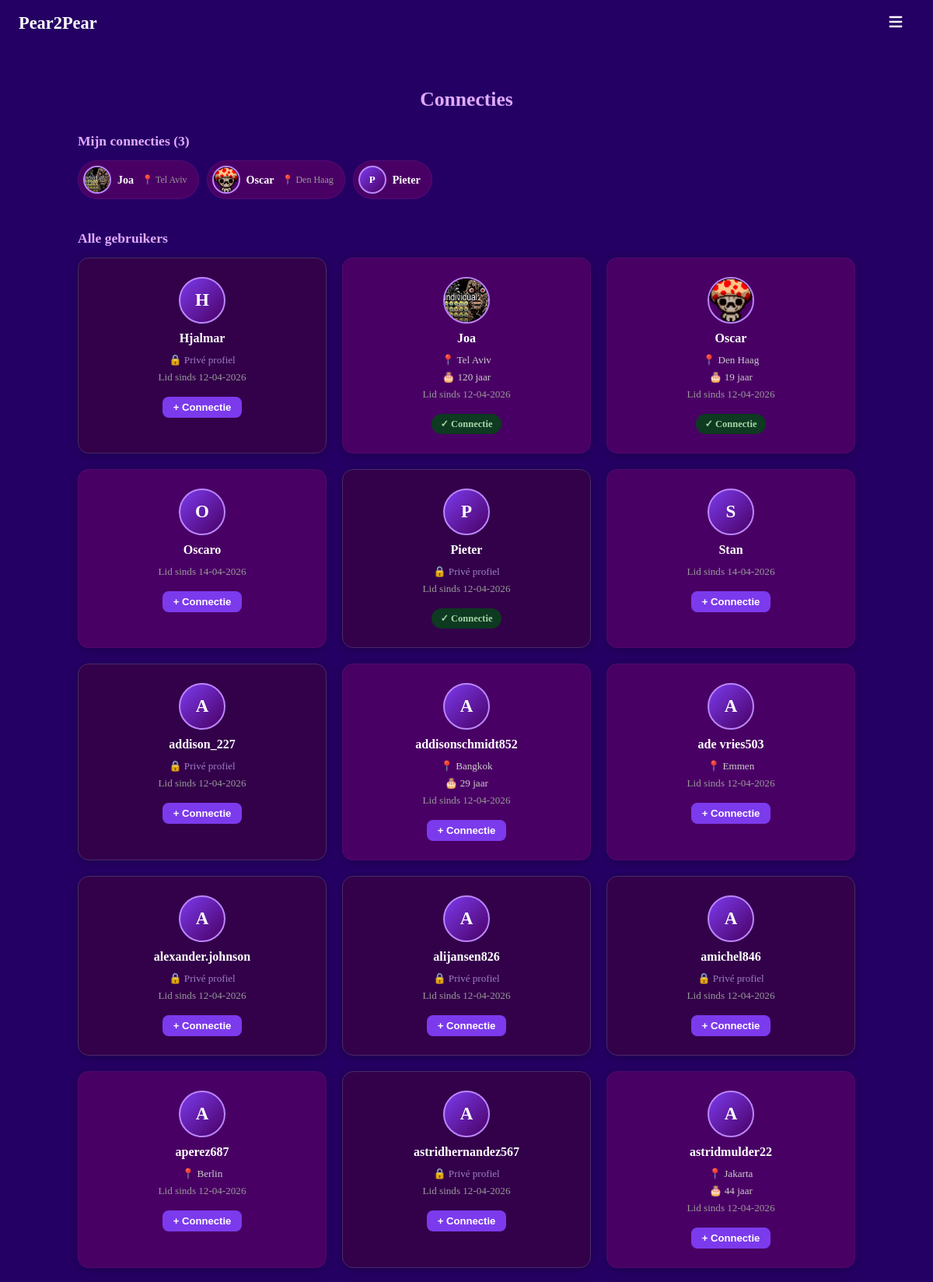
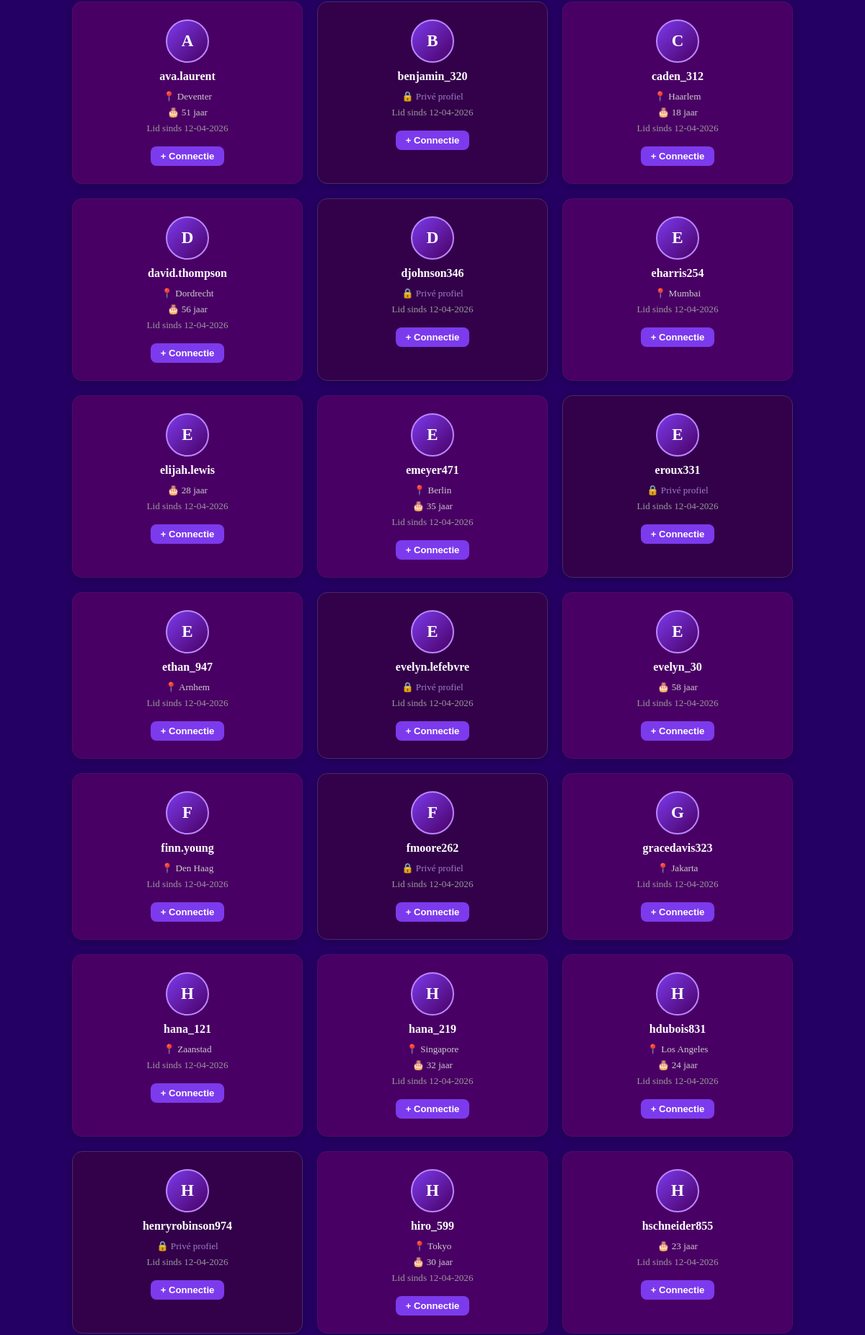
Screenshot of /connecties (signed in, upper part) with the database file from the repository (2 pictures, top to bottom).
### models.py (models this page shows, shortened)
class User(UserMixin, db.Model):
    __tablename__ = "users"
    id            = db.Column(db.Integer, primary_key=True)
    username      = db.Column(db.String(30),  unique=True, nullable=False, index=True)
    email         = db.Column(db.String(120), unique=True, nullable=False, index=True)
    password_hash = db.Column(db.String(256), nullable=False)
    created_at    = db.Column(db.DateTime, default=datetime.utcnow, nullable=False)
    last_login    = db.Column(db.DateTime, default=datetime.utcnow, nullable=False)
    age            = db.Column(db.Integer,     nullable=True)
    avatar         = db.Column(db.String(200),   nullable=True)
    location       = db.Column(db.String(100), nullable=True)
    is_public      = db.Column(db.Boolean, default=True,  nullable=False)
    friends_public = db.Column(db.Boolean, default=False, nullable=False)
    sent_requests     = db.relationship("Friendship", foreign_keys=[Friendship.from_id], backref="from_user", lazy="dynamic")
    received_requests = db.relationship("Friendship", foreign_keys=[Friendship.to_id],   backref="to_user",   lazy="dynamic")
    notifications     = db.relationship("Notification", foreign_keys=[Notification.user_id], backref="owner", lazy="dynamic", order_by=Notification.created_at.desc())
    def friendship_status_with(self, other_id: int):
        sent = Friendship.query.filter_by(from_id=self.id, to_id=other_id).first()
        if sent:
            return "friends" if sent.status == "accepted" else "pending_sent"
        received = Friendship.query.filter_by(from_id=other_id, to_id=self.id).first()
        if received:
            return "friends" if received.status == "accepted" else "pending_received"
        return None
    def friends(self):
        accepted_sent     = Friendship.query.filter_by(from_id=self.id, status="accepted").all()
        accepted_received = Friendship.query.filter_by(to_id=self.id,   status="accepted").all()
        friend_ids = [f.to_id for f in accepted_sent] + [f.from_id for f in accepted_received]
        return User.query.filter(User.id.in_(friend_ids)).all()
    def pending_received(self):
        reqs = Friendship.query.filter_by(to_id=self.id, status="pending").all()
        return User.query.filter(User.id.in_([r.from_id for r in reqs])).all()
    def unread_message_count(self):
        return Message.query.filter_by(receiver_id=self.id, read=False).count()
    def unread_notification_count(self):
        return Notification.query.filter_by(user_id=self.id, read=False).count()
    def total_inbox_count(self):
        return self.unread_message_count() + self.unread_notification_count()

### main.py (the view)
    @app.route("/connecties")
    @login_required
    def connecties():
        all_users = User.query.order_by(User.username).all()
        friends   = current_user.friends()
        pending   = current_user.pending_received()
        return render_template("connecties.html", users=all_users, friends=friends, pending=pending)

### templates/connecties.html (shortened to what this page needs)
{% extends "base.html" %}
{% from "macros.html" import avatar %}
{% block content %}
<div class="profiles-page">
    <h2 class="profiles-title">Connecties</h2>
    {% if friends %}
    <div class="connections-section">
        <h3 class="section-title">Mijn connecties ({{ friends|length }})</h3>
        <div class="friends-strip">
            {% for user in friends %}
            <a href="/profile/{{ user.id }}" class="friend-pill">
                {{ avatar(user, size=32) }}
                <span class="friend-pill__name">{{ user.username }}</span>
                {% if user.location and user.is_public %}
                    <span class="friend-pill__meta">📍 {{ user.location }}</span>
                {% endif %}
            </a>
            {% endfor %}
        </div>
    </div>
    {% endif %}
    <div class="connections-section">
        <h3 class="section-title">Alle gebruikers</h3>
        <div class="profiles-grid">
            {% for user in users %}
                {% if user.id != current_user.id %}
                {% set status = current_user.friendship_status_with(user.id) %}
                <div class="profile-card {% if not user.is_public %}profile-card--private{% endif %}"
                     onclick="window.location='/profile/{{ user.id }}'">
                    {{ avatar(user, size=56, cls="profile-card__avatar-img") }}
                    <h3 class="profile-card__name">{{ user.username }}</h3>
                    {% if user.is_public %}
                        {% if user.location %}<p class="profile-card__detail">📍 {{ user.location }}</p>{% endif %}
                        {% if user.age %}<p class="profile-card__detail">🎂 {{ user.age }} jaar</p>{% endif %}
                        <p class="profile-card__detail profile-card__since">Lid sinds {{ user.created_at.strftime('%d-%m-%Y') }}</p>
                    {% else %}
                        <p class="profile-card__detail profile-card__private-label">🔒 Privé profiel</p>
                        <p class="profile-card__detail profile-card__since">Lid sinds {{ user.created_at.strftime('%d-%m-%Y') }}</p>
                    {% endif %}
                    <div class="profile-card__actions">
                        {% if status == 'friends' %}
                            <span class="friend-badge friend-badge--yes">✓ Connectie</span>
                        {% elif status == 'pending_sent' %}
                            <span class="friend-badge friend-badge--pending">⏳ Verzonden</span>
                        {% else %}
                            <form method="POST" action="/friend/add/{{ user.id }}" onclick="event.stopPropagation()">
                                <button type="submit" class="btn btn--small">+ Connectie</button>
                            </form>
                        {% endif %}
                    </div>
                </div>
                {% endif %}
            {% endfor %}
        </div>
    </div>
</div>
{% endblock %}

### templates/macros.html
{% macro avatar(user, size=48, cls="") %}
{% if user.avatar %}
<img src="/static/avatars/{{ user.avatar }}"
     alt="{{ user.username }}"
     class="avatar-img {{ cls }}"
     style="width:{{ size }}px;height:{{ size }}px;border-radius:50%;object-fit:cover;border:2px solid #bb86fc;">
{% else %}
<div class="avatar-placeholder {{ cls }}"
     style="width:{{ size }}px;height:{{ size }}px;font-size:{{ (size * 0.42)|int }}px;">
  {{ user.username[0].upper() }}
</div>
{% endif %}
{% endmacro %}

### static/style.css (style rules this page uses)
html, body { height: 100%; margin: 0; background-color: #250064; }
h1, h2, h3, p, small, label { color: white; }
a { color: #bb86fc; }
.btn { background-color: #7c3aed; color: white; border: none; padding: 10px 24px; border-radius: 8px; cursor: pointer; font-size: 0.95rem; font-weight: 600; transition: background-color 0.2s; text-decoration: none; display: inline-block; }
.btn--small { padding: 6px 14px; font-size: 0.82rem; }
.profiles-page { width: 90%; max-width: 1000px; padding: 32px 0 48px; }
.profiles-title { text-align: center; font-size: 1.6rem; margin-bottom: 28px; color: #e0aaff; }
.profiles-grid { display: grid; grid-template-columns: repeat(3, 1fr); gap: 20px; }
.profile-card { background-color: #490064; border-radius: 14px; padding: 24px 18px; display: flex; flex-direction: column; align-items: center; text-align: center; box-shadow: 0 2px 12px rgba(0,0,0,0.25); transition: transform 0.18s, box-shadow 0.18s; border: 1px solid #6b2fa033; text-decoration: none; cursor: pointer; }
.profile-card--private { border-color: #4a2a6a; background-color: #33004a; }
.profile-card__name { margin: 0 0 8px; font-size: 1rem; font-weight: 700; color: white; }
.profile-card__detail { margin: 3px 0; font-size: 0.82rem; color: #ccc; }
.profile-card__since { color: #999; }
.profile-card__private-label { color: #9d7fc7; }
.profile-card__actions { margin-top: 14px; }
.friend-badge { display: inline-block; padding: 5px 12px; border-radius: 999px; font-size: 0.78rem; font-weight: 600; }
.friend-badge--yes { background: #0d3a20; color: #a5d6a7; }
.section-title { margin: 0 0 14px; color: #e0aaff; font-size: 1.1rem; }
.connections-section { margin-bottom: 32px; }
.friends-strip { display: flex; gap: 10px; overflow-x: auto; padding-bottom: 8px; scrollbar-width: thin; scrollbar-color: #6b2fa0 transparent; }
.friend-pill { display: flex; align-items: center; gap: 8px; background: #490064; border: 1px solid #6b2fa044; border-radius: 999px; padding: 6px 14px 6px 6px; text-decoration: none; white-space: nowrap; transition: background 0.15s, border-color 0.15s; flex-shrink: 0; }
.friend-pill__name { color: white; font-size: 0.88rem; font-weight: 600; }
.friend-pill__meta { color: #999; font-size: 0.75rem; margin-left: 2px; }
.avatar-placeholder { border-radius: 50%; background: linear-gradient(135deg, #7c3aed, #490064); display: flex; align-items: center; justify-content: center; font-weight: 700; color: white; border: 2px solid #bb86fc; flex-shrink: 0; }
.avatar-img { flex-shrink: 0; }
.profile-card__avatar-img { margin-bottom: 10px; }

### rows the page displays
User: avatar (picture), username "Joa", location "Tel Aviv", age "120", created_at "12-04-2026", shows "✓ Connectie"
User: avatar (picture), username "Oscar", location "Den Haag", age "19", created_at "12-04-2026", shows "✓ Connectie"
User: {{ size }} 32 (drawn), username "P", username "Pieter", {{ size }} 56 (drawn), created_at "12-04-2026", shows "✓ Connectie"
User: {{ size }} 56 (drawn), username "H", username "Hjalmar", created_at "12-04-2026"
User: {{ size }} 56 (drawn), username "O", username "Oscaro", created_at "14-04-2026"
User: {{ size }} 56 (drawn), username "S", username "Stan", created_at "14-04-2026"
User: {{ size }} 56 (drawn), username "A", username "addison_227", created_at "12-04-2026"
User: {{ size }} 56 (drawn), username "A", username "addisonschmidt852", location "Bangkok", age "29", created_at "12-04-2026"
User: {{ size }} 56 (drawn), username "A", username "ade vries503", location "Emmen", created_at "12-04-2026"
User: {{ size }} 56 (drawn), username "A", username "alexander.johnson", created_at "12-04-2026"
User: {{ size }} 56 (drawn), username "A", username "alijansen826", created_at "12-04-2026"
User: {{ size }} 56 (drawn), username "A", username "amichel846", created_at "12-04-2026"
User: {{ size }} 56 (drawn), username "A", username "aperez687", location "Berlin", created_at "12-04-2026"
User: {{ size }} 56 (drawn), username "A", username "astridhernandez567", created_at "12-04-2026"
User: {{ size }} 56 (drawn), username "A", username "astridmulder22", location "Jakarta", age "44", created_at "12-04-2026"
User: {{ size }} 56 (drawn), username "A", username "ava.laurent", location "Deventer", age "51", created_at "12-04-2026"
User: {{ size }} 56 (drawn), username "B", username "benjamin_320", created_at "12-04-2026"
User: {{ size }} 56 (drawn), username "C", username "caden_312", location "Haarlem", age "18", created_at "12-04-2026"
User: username "D", username "david.thompson", location "Dordrecht", age "56", created_at "12-04-2026"
User: {{ size }} 56 (drawn), username "D", username "djohnson346", created_at "12-04-2026"
User: {{ size }} 56 (drawn), username "E", username "eharris254", location "Mumbai", created_at "12-04-2026"
User: {{ size }} 56 (drawn), username "E", username "elijah.lewis", age "28", created_at "12-04-2026"
User: {{ size }} 56 (drawn), username "E", username "emeyer471", location "Berlin", age "35", created_at "12-04-2026"
User: {{ size }} 56 (drawn), username "E", username "eroux331", created_at "12-04-2026"
User: {{ size }} 56 (drawn), username "E", username "ethan_947", location "Arnhem", created_at "12-04-2026"
User: {{ size }} 56 (drawn), username "E", username "evelyn.lefebvre", created_at "12-04-2026"
User: {{ size }} 56 (drawn), username "E", username "evelyn_30", age "58", created_at "12-04-2026"
User: {{ size }} 56 (drawn), username "F", username "finn.young", location "Den Haag", created_at "12-04-2026"
User: {{ size }} 56 (drawn), username "F", username "fmoore262", created_at "12-04-2026"
User: {{ size }} 56 (drawn), username "G", username "gracedavis323", location "Jakarta", created_at "12-04-2026"
User: {{ size }} 56 (drawn), username "H", username "hana_121", location "Zaanstad", created_at "12-04-2026"
User: {{ size }} 56 (drawn), username "H", username "hana_219", location "Singapore", age "32", created_at "12-04-2026"
User: {{ size }} 56 (drawn), username "H", username "hdubois831", location "Los Angeles", age "24", created_at "12-04-2026"
User: {{ size }} 56 (drawn), username "H", username "henryrobinson974", created_at "12-04-2026"
User: {{ size }} 56 (drawn), username "H", username "hiro_599", location "Tokyo", age "30", created_at "12-04-2026"
User: {{ size }} 56 (drawn), username "H", username "hschneider855", age "23", created_at "12-04-2026"

### other values shown
{{ friends|length }} "3"
